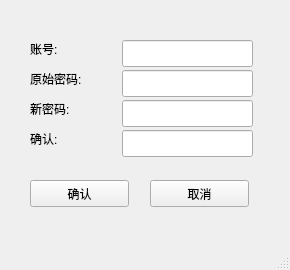
<?xml version="1.0" encoding="UTF-8"?>
<ui version="4.0">
 <class>Chgpwd</class>
 <widget class="QMainWindow" name="Chgpwd">
  <property name="geometry">
   <rect>
    <x>0</x>
    <y>0</y>
    <width>290</width>
    <height>270</height>
   </rect>
  </property>
  <property name="windowTitle">
   <string>MainWindow</string>
  </property>
  <widget class="QWidget" name="centralwidget">
   <widget class="QLabel" name="label">
    <property name="geometry">
     <rect>
      <x>30</x>
      <y>40</y>
      <width>67</width>
      <height>17</height>
     </rect>
    </property>
    <property name="text">
     <string>账号:</string>
    </property>
   </widget>
   <widget class="QLabel" name="label_2">
    <property name="geometry">
     <rect>
      <x>30</x>
      <y>70</y>
      <width>67</width>
      <height>17</height>
     </rect>
    </property>
    <property name="text">
     <string>原始密码:</string>
    </property>
   </widget>
   <widget class="QLabel" name="label_3">
    <property name="geometry">
     <rect>
      <x>30</x>
      <y>100</y>
      <width>67</width>
      <height>17</height>
     </rect>
    </property>
    <property name="text">
     <string>新密码:</string>
    </property>
   </widget>
   <widget class="QLabel" name="label_4">
    <property name="geometry">
     <rect>
      <x>30</x>
      <y>130</y>
      <width>67</width>
      <height>17</height>
     </rect>
    </property>
    <property name="text">
     <string>确认:</string>
    </property>
   </widget>
   <widget class="QLineEdit" name="lePwd">
    <property name="geometry">
     <rect>
      <x>122</x>
      <y>70</y>
      <width>131</width>
      <height>27</height>
     </rect>
    </property>
    <property name="echoMode">
     <enum>QLineEdit::Password</enum>
    </property>
   </widget>
   <widget class="QLineEdit" name="leNewPwd">
    <property name="geometry">
     <rect>
      <x>122</x>
      <y>100</y>
      <width>131</width>
      <height>27</height>
     </rect>
    </property>
    <property name="echoMode">
     <enum>QLineEdit::Password</enum>
    </property>
   </widget>
   <widget class="QLineEdit" name="leNewPwdCopy">
    <property name="geometry">
     <rect>
      <x>122</x>
      <y>130</y>
      <width>131</width>
      <height>27</height>
     </rect>
    </property>
    <property name="echoMode">
     <enum>QLineEdit::Normal</enum>
    </property>
   </widget>
   <widget class="QLineEdit" name="leUid">
    <property name="geometry">
     <rect>
      <x>122</x>
      <y>40</y>
      <width>131</width>
      <height>27</height>
     </rect>
    </property>
   </widget>
   <widget class="QPushButton" name="pbSubmit">
    <property name="geometry">
     <rect>
      <x>30</x>
      <y>180</y>
      <width>99</width>
      <height>27</height>
     </rect>
    </property>
    <property name="text">
     <string>确认</string>
    </property>
   </widget>
   <widget class="QPushButton" name="pbQuit">
    <property name="geometry">
     <rect>
      <x>150</x>
      <y>180</y>
      <width>99</width>
      <height>27</height>
     </rect>
    </property>
    <property name="text">
     <string>取消</string>
    </property>
   </widget>
  </widget>
  <widget class="QMenuBar" name="menubar">
   <property name="geometry">
    <rect>
     <x>0</x>
     <y>0</y>
     <width>290</width>
     <height>25</height>
    </rect>
   </property>
  </widget>
  <widget class="QStatusBar" name="statusbar"/>
 </widget>
 <resources/>
 <connections/>
</ui>
